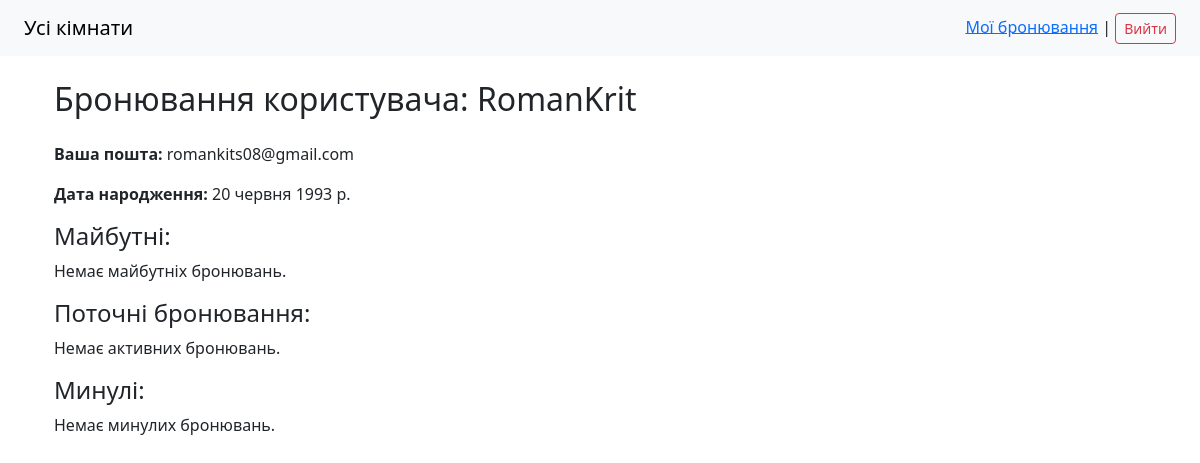
/booking/1/cancel/ (signed in), run on the app's committed database.
### booking/models.py (models this page shows)
class CustomUser(AbstractUser):
    birth_date = models.DateField(blank=True, null=True)

### booking/views.py (the view)
# urls.py: path('booking/<int:pk>/cancel/', views.cancel_booking, name='cancel_booking'),
@login_required
def cancel_booking(request: HttpRequest, pk: int):
    booking = get_object_or_404(Booking, pk=pk, user=request.user)
    if request.method == 'POST':
        booking.status = 'cancelled'
        booking.delete()
        return redirect('my_bookings')
    return render(request, 'booking/my_bookings.html', {'booking': booking})

### booking/templates/booking/my_bookings.html (shortened to what this page needs)
{% extends 'base.html' %}
{% block content %}
  <div class="container mt-4">
    <h2 class="mb-4">Бронювання користувача: {{user.username}}</h2>
    <p><strong>Ваша пошта:</strong> {{ user.email }}</p>
    <p><strong>Дата народження:</strong> {{ user.birth_date }}</p>
    <h4>Майбутні:</h4>
    {% if future_bookings %}
      <ul class="list-group mb-4">
        {% for booking in future_bookings %}
        <li class="list-group-item">
          Створено в <strong>{{ booking.created_at|date:"d.m.Y H:i" }}</strong>
          <div class="d-flex justify-content-between mb-2">
            <div>
              Кімната №{{ booking.room.number }}: <strong>з {{ booking.start_time|date:"d.m.Y H:i" }} до {{ booking.end_time|date:"d.m.Y H:i" }}</strong>
            </div>
            <div>
              Статус бронювання:
              <strong>{% with booking.get_status_display as status %}
                {% if status == 'Очікує підтвердження' %}
                <span class="text-warning">🟡{{ status }}</span>
                {% elif status == 'Підтверджено' %}
                  <span class="text-success">🟢{{ status }}</span>
                {% else %}
                  <span class="text-danger">🔴{{ status }}</span>
                {% endif %}
              {% endwith %}
              </strong>
            </div>
          </div>
        </li>
          <div class="d-flex justify-content-between mb-2">
            <div>
              <a href="{% url 'edit_booking' booking.pk %}" class="btn btn-outline-success btn-sm">Редагувати бронювання</a>
            </div>
            <div>
              <form action="{% url 'cancel_booking' booking.pk %}" method="POST">
                {% csrf_token %}
                <button type="submit" class="btn btn-outline-success btn-sm">Скасувати бронювання</button>
              </form>
            </div>
          </div>
        {% endfor %}
      </ul>
    {% else %}
      <p>Немає майбутніх бронювань.</p>
    {% endif %}
    <h4>Поточні бронювання:</h4>
    {% if active_bookings %}
      <ul class="list-group mb-4">
        {% for booking in active_bookings %}
          <li class="list-group-item">
            Створено в <strong>{{ booking.created_at|date:"d.m.Y H:i" }}</strong>
            <div class="d-flex justify-content-between mb-2">
              <div>
                Кімната №{{ booking.room.number }}: <strong>з {{ booking.start_time|date:"d.m.Y H:i" }} до {{ booking.end_time|date:"d.m.Y H:i" }}</strong>
              </div>
              <div>
                Статус бронювання:
                <strong>{% with booking.get_status_display as status %}
                  {% if status == 'Очікує підтвердження' %}
                  <span class="text-warning">🟡{{ status }}
                  {% elif status == 'Підтверджено' %}
                    <span class="text-success">🟢{{ status }}</span>
                  {% else %}
                    <span class="text-danger">🔴{{ status }}</span>
                  {% endif %}
                {% endwith %}
                </strong>
              </div>
            </div>
          </li>
          <div class="d-flex justify-content-between mb-2">
            <div>
              <a href="{% url 'edit_booking' booking.pk %}" class="btn btn-outline-success btn-sm">Редагувати бронювання</a>
            </div>
            <div>
              <form action="{% url 'cancel_booking' booking.pk %}" method="POST">
                {% csrf_token %}
                <button type="submit" class="btn btn-outline-success btn-sm">Скасувати бронювання</button>
              </form>
            </div>
          </div>
        {% endfor %}
      </ul>
    {% else %}
      <p>Немає активних бронювань.</p>
    {% endif %}
    <h4>Минулі:</h4>
    {% if past_bookings %}
      <ul class="list-group">
        {% for booking in past_bookings %}
        <li class="list-group-item">
          Створено в <strong>{{ booking.created_at|date:"d.m.Y H:i" }}</strong>
          <div class="d-flex justify-content-between mb-2">
            <div>
              Кімната №{{ booking.room.number }}: <strong>з {{ booking.start_time|date:"d.m.Y H:i" }} до {{ booking.end_time|date:"d.m.Y H:i" }}</strong>
            </div>
            <div>
              Статус бронювання:
              <strong>{% with booking.get_status_display as status %}
                {% if status == 'Очікує підтвердження' %}
                <span class="text-warning">🟡{{ status }}
                {% elif status == 'Підтверджено' %}
                  <span class="text-success">🟢{{ status }}</span>
                {% else %}
                  <span class="text-danger">🔴{{ status }}</span>
                {% endif %}
              {% endwith %}
              </strong>
            </div>
          </div>
        </li>
          <div class="d-flex justify-content-between mb-2">
            <div>
              <form action="{% url 'cancel_booking' booking.pk %}" method="POST">
                {% csrf_token %}
                <button type="submit" class="btn btn-outline-success btn-sm">Видалити бронювання</button>
            </div>
          </div>
        {% endfor %}
      </ul>
    {% else %}
      <p>Немає минулих бронювань.</p>
    {% endif %}
  </div>
{% endblock %}

### data on the page
CustomUser: username "RomanKrit", email "romankits08@gmail.com", birth_date "20 червня 1993 р."
